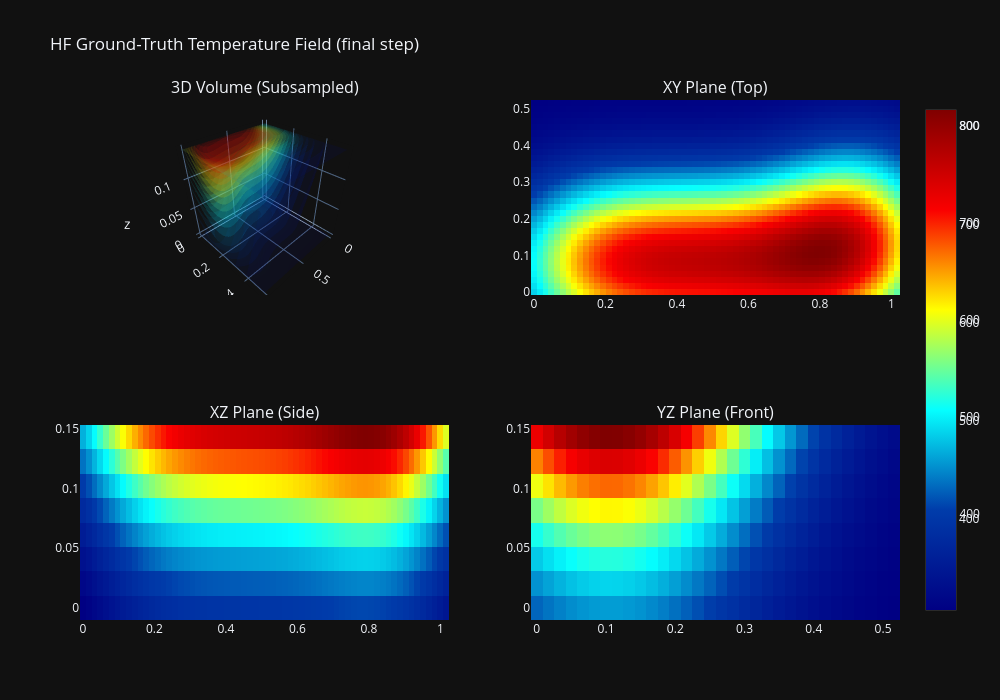

Write notebook code for a chart like this one.
### Code cell
# ── Visualise a sampled experience ────────────────────────────────────────────
sample = buffer.sample(1)
T_show = sample['T_target'][0, 0]    # (NZ, NY, NX)

fig = plot_interactive_composite(
    T_show,
    dx=sim_cfg.dx, dy=sim_cfg.dy, dz=sim_cfg.dz,
    step=N_STEPS,
)
fig.update_layout(
    title='HF Ground-Truth Temperature Field (final step)',
    height=700,
    template='plotly_dark',
)
fig.show()
tracker.log_figure(fig, 'gt_final_step.html')

### Figure 1 — Plotly figure (JSON) as saved in the notebook; plotly's stock layout.template omitted (floating-point values rounded to 4 significant figures; data arrays with more than 128 entries replaced by an {"elided": "..."} marker saying what was removed)
{"data": [{"caps": {"x": {"show": false}, "y": {"show": false}, "z": {"show": true}}, "colorscale": [[0, "rgb(0,0,131)"], [0.2, "rgb(0,60,170)"], [0.4, "rgb(5,255,255)"], [0.6, "rgb(255,255,0)"], [0.8, "rgb(250,0,0)"], [1, "rgb(128,0,0)"]], "isomax": 816.3, "isomin": 301.4, "opacity": 0.1, "scene": "scene", "surface": {"count": 20}, "type": "volume", "value": {"elided": "16384 float values"}, "x": {"elided": "16384 float values"}, "y": {"elided": "16384 float values"}, "z": {"elided": "16384 float values"}}, {"colorscale": [[0, "rgb(0,0,131)"], [0.2, "rgb(0,60,170)"], [0.4, "rgb(5,255,255)"], [0.6, "rgb(255,255,0)"], [0.8, "rgb(250,0,0)"], [1, "rgb(128,0,0)"]], "showscale": false, "type": "heatmap", "x": [0.0, 0.01612, 0.03225, 0.04837, 0.0645, 0.08062, 0.09675, 0.1129, 0.129, 0.1451, 0.1612, 0.1774, 0.1935, 0.2096, 0.2257, 0.2419, 0.258, 0.2741, 0.2902, 0.3064, 0.3225, 0.3386, 0.3547, 0.3709, 0.387, 0.4031, 0.4192, 0.4354, 0.4515, 0.4676, 0.4837, 0.4999, 0.516, 0.5321, 0.5482, 0.5644, 0.5805, 0.5966, 0.6127, 0.6289, 0.645, 0.6611, 0.6772, 0.6934, 0.7095, 0.7256, 0.7417, 0.7579, 0.774, 0.7901, 0.8062, 0.8224, 0.8385, 0.8546, 0.8707, 0.8869, 0.903, 0.9191, 0.9352, 0.9514, 0.9675, 0.9836, 0.9997, 1.016], "xaxis": "x", "y": [0.0, 0.01665, 0.0333, 0.04995, 0.0666, 0.08325, 0.0999, 0.1165, 0.1332, 0.1498, 0.1665, 0.1831, 0.1998, 0.2164, 0.2331, 0.2497, 0.2664, 0.283, 0.2997, 0.3163, 0.333, 0.3496, 0.3663, 0.3829, 0.3996, 0.4162, 0.4329, 0.4495, 0.4662, 0.4828, 0.4995, 0.5161], "yaxis": "y", "z": {"elided": "32x64 float values"}}, {"colorscale": [[0, "rgb(0,0,131)"], [0.2, "rgb(0,60,170)"], [0.4, "rgb(5,255,255)"], [0.6, "rgb(255,255,0)"], [0.8, "rgb(250,0,0)"], [1, "rgb(128,0,0)"]], "showscale": false, "type": "heatmap", "x": [0.0, 0.01612, 0.03225, 0.04837, 0.0645, 0.08062, 0.09675, 0.1129, 0.129, 0.1451, 0.1612, 0.1774, 0.1935, 0.2096, 0.2257, 0.2419, 0.258, 0.2741, 0.2902, 0.3064, 0.3225, 0.3386, 0.3547, 0.3709, 0.387, 0.4031, 0.4192, 0.4354, 0.4515, 0.4676, 0.4837, 0.4999, 0.516, 0.5321, 0.5482, 0.5644, 0.5805, 0.5966, 0.6127, 0.6289, 0.645, 0.6611, 0.6772, 0.6934, 0.7095, 0.7256, 0.7417, 0.7579, 0.774, 0.7901, 0.8062, 0.8224, 0.8385, 0.8546, 0.8707, 0.8869, 0.903, 0.9191, 0.9352, 0.9514, 0.9675, 0.9836, 0.9997, 1.016], "xaxis": "x2", "y": [0.0, 0.02041, 0.04082, 0.06122, 0.08163, 0.102, 0.1224, 0.1429], "yaxis": "y2", "z": {"elided": "8x64 float values"}}, {"colorscale": [[0, "rgb(0,0,131)"], [0.2, "rgb(0,60,170)"], [0.4, "rgb(5,255,255)"], [0.6, "rgb(255,255,0)"], [0.8, "rgb(250,0,0)"], [1, "rgb(128,0,0)"]], "showscale": true, "type": "heatmap", "x": [0.0, 0.01665, 0.0333, 0.04995, 0.0666, 0.08325, 0.0999, 0.1165, 0.1332, 0.1498, 0.1665, 0.1831, 0.1998, 0.2164, 0.2331, 0.2497, 0.2664, 0.283, 0.2997, 0.3163, 0.333, 0.3496, 0.3663, 0.3829, 0.3996, 0.4162, 0.4329, 0.4495, 0.4662, 0.4828, 0.4995, 0.5161], "xaxis": "x3", "y": [0.0, 0.02041, 0.04082, 0.06122, 0.08163, 0.102, 0.1224, 0.1429], "yaxis": "y3", "z": {"elided": "8x32 float values"}}], "layout": {"annotations": [{"font": {"size": 16}, "showarrow": false, "text": "3D Volume (Subsampled)", "x": 0.225, "xanchor": "center", "xref": "paper", "y": 1, "yanchor": "bottom", "yref": "paper"}, {"font": {"size": 16}, "showarrow": false, "text": "XY Plane (Top)", "x": 0.775, "xanchor": "center", "xref": "paper", "y": 1, "yanchor": "bottom", "yref": "paper"}, {"font": {"size": 16}, "showarrow": false, "text": "XZ Plane (Side)", "x": 0.225, "xanchor": "center", "xref": "paper", "y": 0.375, "yanchor": "bottom", "yref": "paper"}, {"font": {"size": 16}, "showarrow": false, "text": "YZ Plane (Front)", "x": 0.775, "xanchor": "center", "xref": "paper", "y": 0.375, "yanchor": "bottom", "yref": "paper"}], "height": 700, "scene": {"domain": {"x": [0, 0.45], "y": [0.625, 1]}}, "title": {"text": "HF Ground-Truth Temperature Field (final step)"}, "width": 1000, "xaxis": {"anchor": "y", "domain": [0.55, 1]}, "xaxis2": {"anchor": "y2", "domain": [0, 0.45]}, "xaxis3": {"anchor": "y3", "domain": [0.55, 1]}, "yaxis": {"anchor": "x", "domain": [0.625, 1]}, "yaxis2": {"anchor": "x2", "domain": [0, 0.375]}, "yaxis3": {"anchor": "x3", "domain": [0, 0.375]}}}
